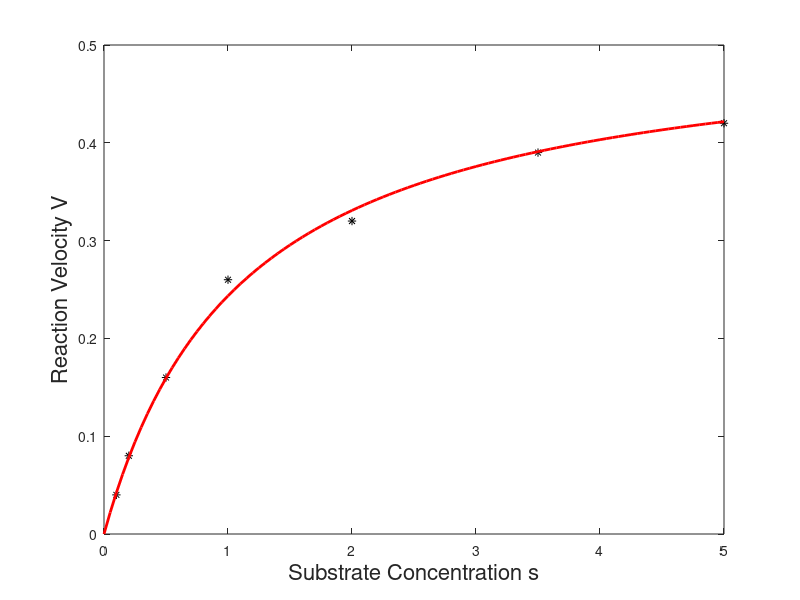
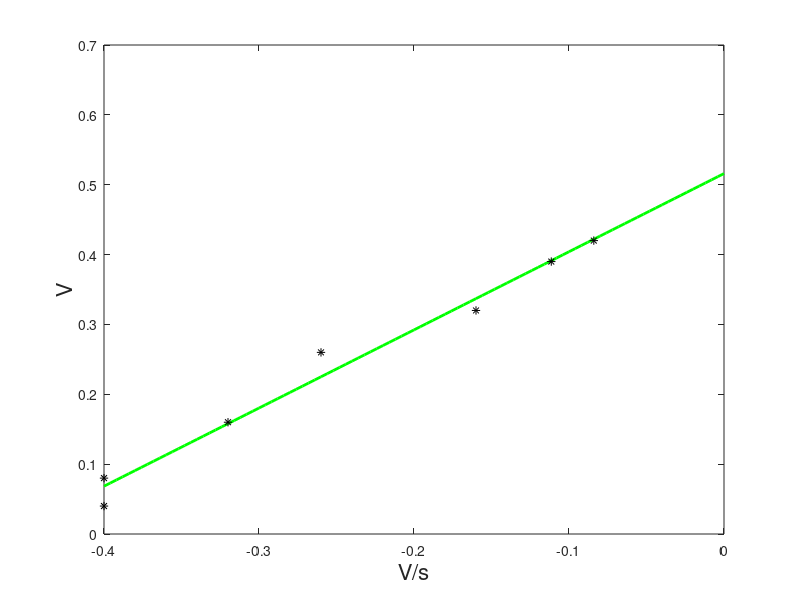

Source code (MATLAB) for these figures, in order:
S=[.1;.2;.5;1;2;3.5;5];
V=[.04;.08;.16;.26;.32;.39;.42];
p=polyfit(-V./S,V,1) % find a linear fit to V as a function of -V/S
 
s=[0:100]/20;
g=p(2)*s./(s+p(1)); %plot the Michaelis-Menten function
s=[0:100]/20;
g=p(2)*s./(s+p(1));
figure(1);
plot(S,V,'k*',s,g,'r','linewidth',2)
xlabel('Substrate Concentration s','fontsize',16)
ylabel('Reaction Velocity V','fontsize',16)
t=-.004*[0:100];
f=polyval(p,t)

figure(2)
plot(t,f,'g','linewidth',2)
hold on
plot(-V./S,V,'k*')
hold off
xlabel('V/s','fontsize',16)
ylabel('V','fontsize',16)
